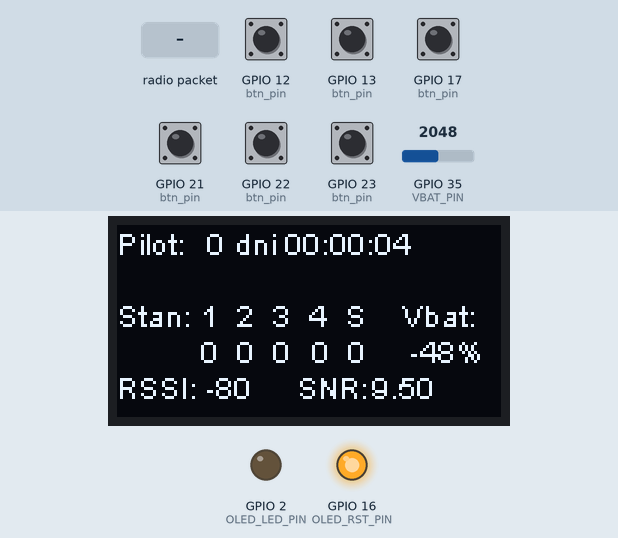
A program run on a simulated ESP32. On the bench: 128×64 one-colour display, output pins drawn as LEDs (lit = HIGH). Dashed ring = blinking. The inputs (shaded band) are chosen by the test bench; at power-on: GPIO 12 (btn_pin), GPIO 13 (btn_pin), GPIO 17 (btn_pin), GPIO 21 (btn_pin), GPIO 22 (btn_pin), GPIO 23 (btn_pin) HIGH, GPIO 35 (VBAT_PIN) = 2048. No radio packets arrive unless stated; what the program prints to the serial monitor is not drawn.

Above: at 4.2 s.
4.3 s: GPIO 12 (btn_pin) pulled LOW for 0.15 s
At 5.1 s:
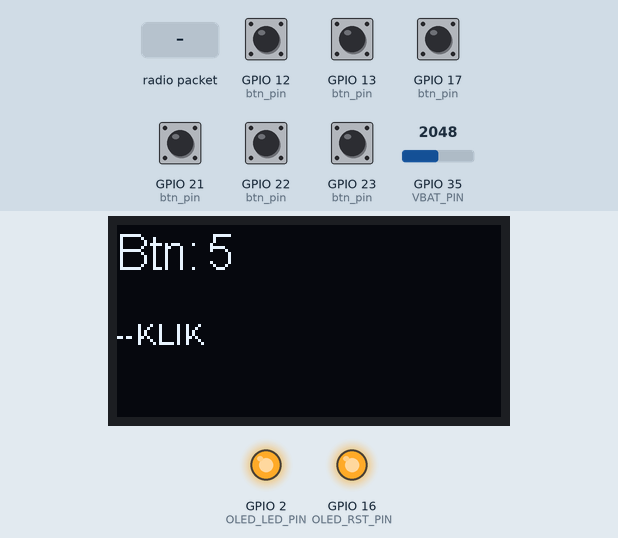
8.4 s: GPIO 12 (btn_pin) pulled LOW for 1 s
At 9.2 s:
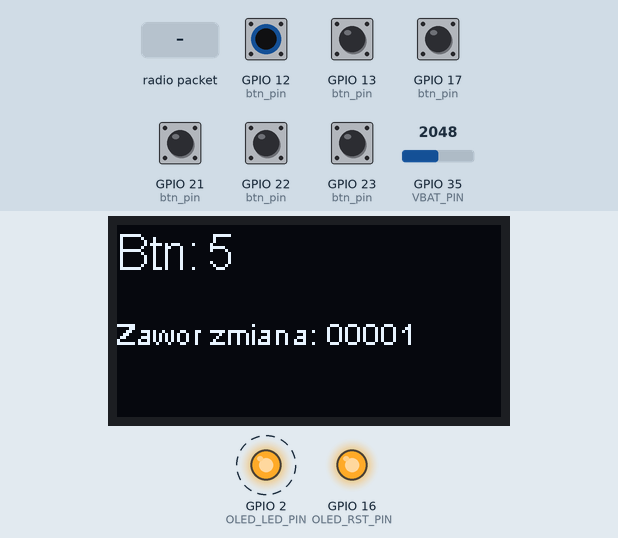
10.0 s: radio packet "s" arrives
At 13.2 s:
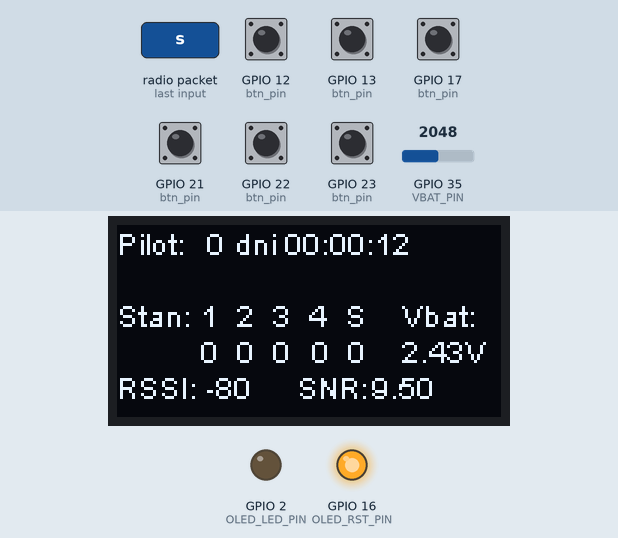
14.0 s: GPIO 35 (VBAT_PIN) set to 2866
At 15.4 s:
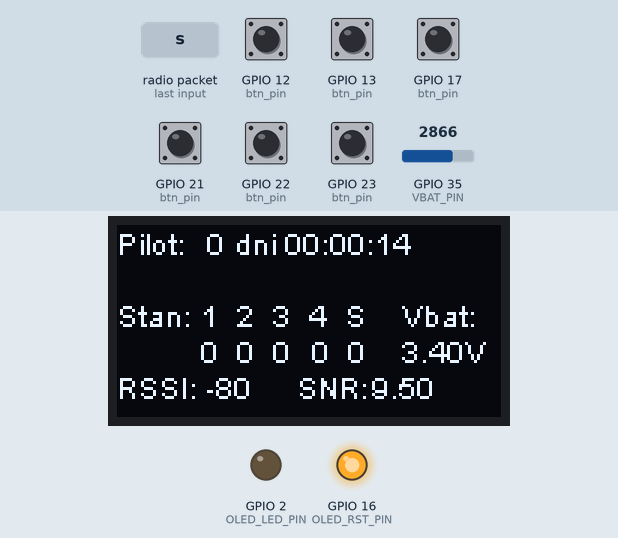
17.1 s: GPIO 13 (btn_pin) pulled LOW for 0.15 s
At 18.9 s:
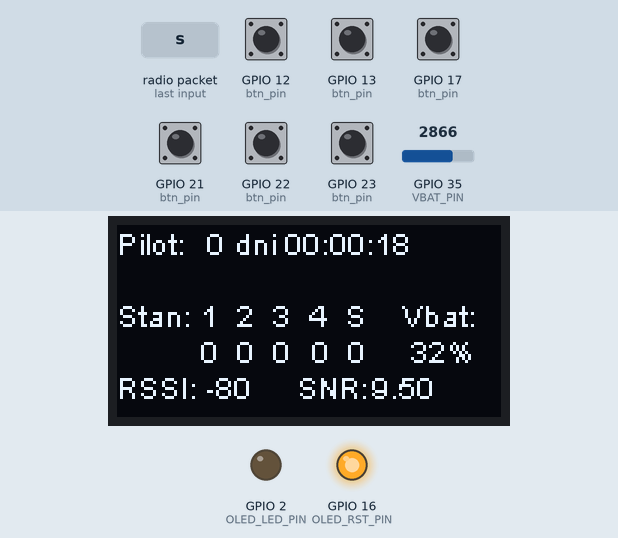
19.6 s: GPIO 17 (btn_pin) pulled LOW for 0.15 s
At 21.3 s:
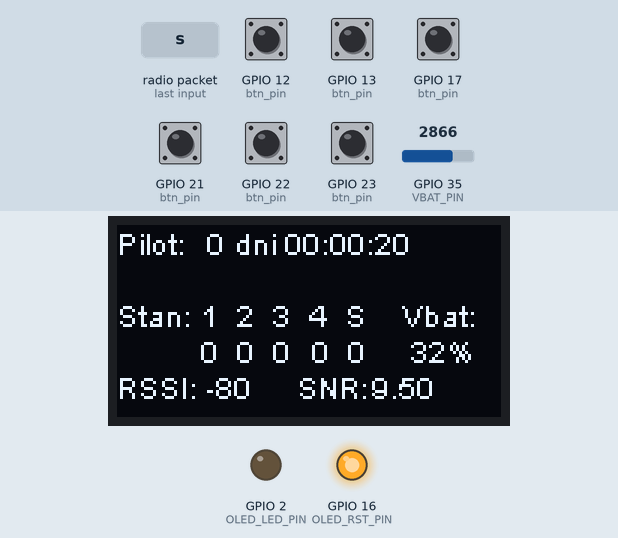
Timing chart, 0 to 22.8 s (numbered marks = the images above; inputs shaded):
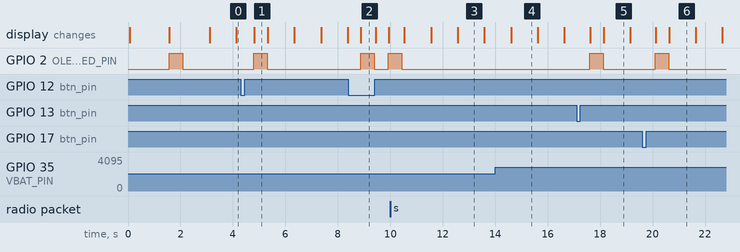

The program:

main.cpp
```cpp
#include <Arduino.h>

#include <SPI.h>
#include <LoRa.h>
#include <Wire.h>
#include <KZGinput.h>

#include <WiFi.h>
#include <SSD1306.h>

#define BAND  433E6

char  name[]= "TX"; //Esp8

//LORA
#define LORA_SCK     5    // GPIO5  -- SX1278's SCK
#define LORA_CS_PIN  18
#define LORA_MISO    19   // GPIO19 -- SX1278's MISnO
#define LORA_RST_PIN 14 // 23  //14??
#define LORA_IRQ_PIN 26  //DI00
#define LORA_MOSI    27   // GPIO27 -- SX1278's MOSI
#define LORA_DI01    33  //nie uzywam
#define LORA_DI02    32  //nie uzywam

// oled
#define OLED_SDA_pin 4
#define OLED_SCL_pin 15
#define OLED_RST_PIN 16
#define OLED_LED_PIN 2   //led

//btn
const int btn_ile=6;
KZGinput btn[btn_ile];
// dzialajace inputy {13,17,12,21,23,0,22};
const int btn_pin[]={22,23,17,13,21,12};//{13,17,12,21,23,0,22};

//vBAT
#define VBAT_PIN 35

SSD1306 display(0x3c, OLED_SDA_pin,OLED_SCL_pin);

char outgoing[100];              // outgoing message
byte msgCount = 0;            // count of outgoing messages
byte localAddress = 0xBB;     // address of this device
byte destination = 0xAA;//0xFF;      // destination to send to
long lastSendTime = 0;        // last send time
int interval = 10000;          // interval between sends

char tmpTxt[100];

///*************************************oled *******************************************/

bool isMsgFlag=false;
char incoming[100];
char inUpTime[30];
char myUpTime[30];
char rxState[]="00000";
char txState[]="00000";

void calcInputMsg();

void oledInit()
{
  pinMode(OLED_RST_PIN,OUTPUT);
  pinMode(OLED_LED_PIN,OUTPUT);

  digitalWrite(OLED_RST_PIN, LOW);    // set GPIO16 low to reset OLED
  delay(50);
  digitalWrite(OLED_RST_PIN, HIGH); // while OLED is running, must set GPIO16 in high

  display.init();
  display.flipScreenVertically();
   display.displayOn();
  display.setContrast(100);
  display.setFont(ArialMT_Plain_10);
  delay(1500);

}

void oledLoop()
{

  display.clear();
  display.setTextAlignment(TEXT_ALIGN_LEFT);
  display.setFont(ArialMT_Plain_10);

  display.drawString(0, 0, F("Pilot: "));
  display.drawString(30, 0, myUpTime);

 // display.drawString(0, 12, F("RX: "));
  display.drawString(12, 12, inUpTime);
  display.drawString(0, 24, F("Stan: 1  2  3  4  S"));
  display.drawString(28, 36, String(rxState[0]));display.drawString(40, 36, String(rxState[1]));
  display.drawString(52, 36, String(rxState[2]));display.drawString(65, 36, String(rxState[3]));
  display.drawString(77, 36, String(rxState[4]));

  display.drawString(0, 48, F("RSSI: "));
  display.drawString(30, 48, String(LoRa.packetRssi()));

  display.drawString(60, 48, F("SNR: "));
  display.drawString(85, 48, String( LoRa.packetSnr()));


  display.drawString(95, 24, F("Vbat: "));
  int v=analogRead(VBAT_PIN);
 // Serial.print("V=");Serial.println(v);
  //int r=47;
  //int r1=100; z dzielnika wynika (r1+r)/r = 1,47
  // 3.3- 4095
  // x - v
  //uwy==v*3.3/4095
  // 3.3*1,47=4,851
  // dzielac 4,851/4095 mamy mnoznik
  const double mnoznik=0.0011846153846154;
  //float uwy= (float)(v) *3.3/4095;
  //Serial.print("Uwy=");Serial.println(uwy);
  float Vbat= v* mnoznik; //uwy*(r1+r)/r1;
  //Serial.print("Vbat=");Serial.println(Vbat);
  int proc= map(Vbat*100,300,420,0,100);
  if(proc>100)proc=100;
  //float uwe2=uwy*(r1+r)/r;
  //Serial.print("Proc=");Serial.println(proc);

 //Uwy=Uwe/(r1+r2)*r1
 //147/
 // float Vbat= (float)(v) / 4095*2*3.3*1.1;

 // itoa(Vbat,tmpTxt,10);
  //sprintf(tmpTxt,"%7.5f",Vbat);
  if(millis()%100>50)
    sprintf(tmpTxt,"%4.2fV",Vbat);
  else
    sprintf(tmpTxt," %d%%",proc);
  display.drawString(95, 36, tmpTxt);

  display.display();
}

///*************************************oled ******************************************/

void timeToChar(unsigned long seconds,char* str);
void onReceive(int packetSize);
void sendMessage(char* outgoing);
void postMsg();
void oledHello();
void setup() {

  Serial.begin(9600);                   // initialize serial
  WiFi.disconnect( true );
  WiFi.mode( WIFI_OFF );
  oledInit();
  oledHello();
  //WiFi.forceSleepBegin();//WiFi.forceSleepWake();
  delay( 1 );
  while (!Serial);
  Serial.print(name);
  Serial.println(" start.");
  delay(1000);
   pinMode(VBAT_PIN, INPUT);
   int v=analogRead(VBAT_PIN);
   Serial.print("V=");Serial.println(v);

 for(int i=0;i<btn_ile;i++)
 {
   char t[10];
   sprintf(t,"btn_%d",i);
   btn[i].init(btn_pin[i],t,KZGinput_STAN_RELEASED,true);
 }
///LORA
  SPI.begin(LORA_SCK,LORA_MISO,LORA_MOSI,LORA_CS_PIN);
 // override the default CS, reset, and IRQ pins (optional)
  LoRa.setPins(LORA_CS_PIN, LORA_RST_PIN, LORA_IRQ_PIN);// set CS, reset, IRQ pin

  if (!LoRa.begin(BAND)) {             // initialize ratio at 915 MHz
    Serial.println("LoRa init failed. Check your connections.");
    while (true);                       // if failed, do nothing
  }

  LoRa.onReceive(onReceive);
  LoRa.receive();
  Serial.println("LoRa init succeeded.");

}

void oledHello()
{
  digitalWrite(OLED_LED_PIN,HIGH);
  display.clear();
  display.setTextAlignment(TEXT_ALIGN_LEFT);
  display.setFont(ArialMT_Plain_16);

  //display.drawString(0, 0, F("Btn: "));
  display.drawString(60, 30, F("Pilot LNG"));
  display.setFont(ArialMT_Plain_10);
  display.drawString(80, 46, F(" by KZG"));
  display.display();
  delay(500);

  digitalWrite(OLED_LED_PIN,LOW);

}
void oledBtn(int i,char *c)
{
  digitalWrite(OLED_LED_PIN,HIGH);
  display.clear();
  display.setTextAlignment(TEXT_ALIGN_LEFT);
  display.setFont(ArialMT_Plain_16);

  display.drawString(0, 0, F("Btn: "));
  display.drawString(30, 0, String(i));
  display.setFont(ArialMT_Plain_10);
  display.drawString(0, 30, c);
  display.display();
  delay(500);

  digitalWrite(OLED_LED_PIN,LOW);

}

void getInputs()
{
  strcpy(txState,rxState);
  int czyZmianaStanu=0;
   char tmpC;

  for(int i=0;i<btn_ile;i++)
  {
    if(btn[i].loop())
    {
      Serial.print("Btn event: ");

      Serial.println(btn[i].getStatusChar(tmpTxt));
      if(btn[i].isClicked())
      {
        strcpy(tmpTxt,"--KLIK");
        oledBtn(i,tmpTxt);
      }
      if(i<=5)
      {
        if(btn[i].isDblClicked())
        {
          czyZmianaStanu++;
          strcpy(tmpTxt,"DBL KLIK");
          strcpy(txState,"00000");
          if(i<4)
          {
            txState[i]='1';
          }
          if(i==4){
            strcpy(txState,"11110");

          }
          oledBtn(i,tmpTxt);
        }
        if(i==5)
        {

         if(btn[i].isSwitched())
         {

           Serial.print("Switched tmpC: ");
           if( btn[5].getState()==0) tmpC='1'; else tmpC='0';

           txState[4]=tmpC;
           czyZmianaStanu++;
           strcpy(tmpTxt,"Zawor zmiana: ");
           strcat(tmpTxt,txState);
           oledBtn(i,tmpTxt);
         }
        }
      }
    }
  }

  //
  //if(rxState[4]!=tmpC)czyZmianaStanu++;
  if(czyZmianaStanu>0)
  {
    /*if(tmpC=='1')
      txState[4]='0';
    else
      txState[4]='1';
    */
//    txState[4]=tmpC;
      if( btn[5].getState()==0) tmpC='1'; else tmpC='0';
      txState[4]=tmpC;

   postMsg();
  }
}

char message[100];
void postMsg()
{
    strcpy(message,"s:");
    strcat(message,txState);
    strcat(message," ");
    strcat(message , name);
    strcat(message," ");
    strcat(message,myUpTime);   // send a message

    sendMessage(message);
    Serial.print("Sending ");
    Serial.println( message);
    LoRa.receive();                     // go back into receive mode
    lastSendTime = millis();
}
unsigned long oledMillis=0;
void loop() {
  getInputs();
  if(isMsgFlag)
  {
    calcInputMsg();
    isMsgFlag=false;
  }
  if(millis()-oledMillis>1000)
  {
    timeToChar(millis()/1000,myUpTime);

    oledLoop();
    oledMillis=millis();
    delay(5);
  }
  if (millis() - lastSendTime > interval) {
    //strcpy(txState,"0000");
   // postMsg();
                // timestamp the message
    //interval = random(5000) + 1000;     // 2-3 seconds
    }
}

void sendMessage(char* outgoing) {
  LoRa.beginPacket();                   // start packet
  LoRa.write(destination);              // add destination address
  LoRa.write(localAddress);             // add sender address
  LoRa.write(msgCount);                 // add message ID
  LoRa.write(strlen(outgoing));        // add payload length
  LoRa.print(outgoing);                 // add payload
  LoRa.endPacket();                     // finish packet and send it
  msgCount++;                           // increment message ID
}

void calcInputMsg()
{
  // read packet header bytes:
  int recipient = LoRa.read();          // recipient address
  byte sender = LoRa.read();            // sender address
  byte incomingMsgId = LoRa.read();     // incoming msg ID
  byte incomingLength = LoRa.read();    // incoming msg length

  strcpy(incoming,"");                 // payload of packet
  int i=0;
  char c;
  while (LoRa.available()) {            // can't use readString() in callback, so
    c=(char)LoRa.read();      // add bytes one by one
    if(c=='\0')break;
    incoming[i] = c;
    i++;
    if(i==99)break;
  }
  incoming[i]='\0';

  Serial.print("incomming: ");
    Serial.println(incoming);
  if (incomingLength != i) {   // check length for error
    Serial.println("error: message length does not match length");
    return;                             // skip rest of function
  }

  // if the recipient isn't this device or broadcast,
  if (recipient != localAddress && recipient != 0xFF) {
    Serial.println("This message is not for me.");
    return;                             // skip rest of function
  }

  // if message is for this device, or broadcast, print details:
  Serial.print("Received from: 0x");Serial.println(sender);

  Serial.print("Sent to: 0x");Serial.println(recipient);
  Serial.print("Message ID: ");Serial.println(incomingMsgId);
  Serial.print("Message length: ");Serial.println(incomingLength);
  Serial.print("Message: ");Serial.println(incoming);
  Serial.print("RSSI: " );Serial.println(LoRa.packetRssi());
  Serial.print("Snr: ");Serial.println(LoRa.packetSnr());
  Serial.println();
//display.drawString(0, 20, String("Odbior:"));
//display.drawString(40, 20, String(incoming));
//display.drawString(0, 40, String("RSSI: "));
//display.drawString(40, 40, String(LoRa.packetRssi()));
  if(incoming[0]=='s'&&incoming[1]==':')
  {

    if((incoming[2]=='0'||incoming[2]=='1')&&
        (incoming[3]=='0'||incoming[3]=='1')&&
          (incoming[4]=='0'||incoming[4]=='1')&&
          (incoming[5]=='0'||incoming[5]=='1')&&
          (incoming[6]=='0'||incoming[6]=='1'))
    {
      rxState[0]=incoming[2];rxState[1]=incoming[3];
      rxState[2]=incoming[4];rxState[3]=incoming[5];
      rxState[4]=incoming[6];
      if(strcmp(rxState,txState)!=0)oledLoop();
    }
    strncpy(inUpTime,incoming+8,strlen(incoming)-8);
  }
}

void onReceive(int packetSize) {
  if (packetSize == 0) return;          // if there's no packet, return

  isMsgFlag=true;
}

void timeToChar(unsigned long seconds,char* str)
{
  int days = seconds / 86400;
  seconds %= 86400;
  byte hours = seconds / 3600;
  seconds %= 3600;
  byte minutes = seconds / 60;
  seconds %= 60;
 //  size_t size=sizeof(str);
  snprintf(str, sizeof(tmpTxt), "%01d dni %02d:%02d:%02lu", days, hours, minutes, seconds);

}
```

Measured:
- after the input at 4.3 s, GPIO 2 (OLED_LED_PIN): LOW → HIGH after 0.50 s, → LOW 0.51 s later; the display: changes after 0.51 s (image 1)
- after the input at 8.4 s, GPIO 2 (OLED_LED_PIN): LOW → HIGH after 0.47 s, → LOW 0.51 s later, → HIGH 0.55 s later; the display: changes after 0.48 s (image 2)
- after the input at 10.0 s, the display: first differs from a run without the input after 2.6 s (image 3)
- after the input at 17.1 s, GPIO 2 (OLED_LED_PIN): LOW → HIGH after 0.50 s, → LOW 0.51 s later; the display: first changes after 0.52 s (image 5 shows a later state)
- after the input at 19.6 s, GPIO 2 (OLED_LED_PIN): LOW → HIGH after 0.50 s, → LOW 0.51 s later; the display: first changes after 0.52 s (image 6 shows a later state)
- what the display in image 1 shows lasts 0.5 s, from 4.8 s to 5.3 s
- what the display in image 4 shows lasts 1.0 s, from 14.6 s to 15.6 s
